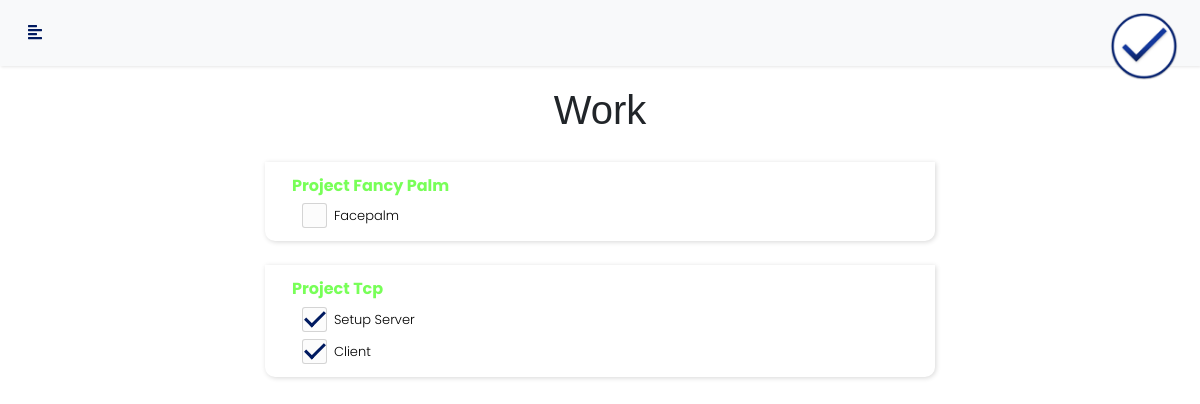
Screenshot of /c/Work/ with the database file from the repository.
### todo/models.py (models this page shows, shortened)
class Category(models.Model):
    category_name = models.CharField(max_length=32)
    color = models.CharField(max_length=7)
    def __str__(self):
        return self.category_name

class CheckList(models.Model):
    checklist_name = models.CharField(max_length=32)
    category = models.ForeignKey(Category, on_delete=models.CASCADE, default='')
    start_date = models.DateField(default=datetime.date.today)
    end_date = models.DateField(default=datetime.date.today)

class Item(models.Model):
    title = models.CharField(max_length=28)
    completed = models.BooleanField(default=False)
    checklist = models.ForeignKey(CheckList, on_delete=models.CASCADE)

### todo/views.py (the view)
# urls.py: path('c/<category_name>/', CheckListView.as_view(), name='checklist'),
class CheckListView(TemplateView):
    template_name = 'todo/checklist.html'
    def get_context_data(self, **kwargs):
        context = super().get_context_data(**kwargs)
        context['category'] = kwargs['category_name']
        context['checklists'] = models.CheckList.objects.filter(category__category_name__iexact=kwargs['category_name'])
        context['items'] = models.Item.objects.all()
        return context

### todo/context_processors.py (called while the page is built)
def foo(request):
    context = {'categories': models.Category.objects.all()}
    return context

### todo/templatetags/custon_tags.py (called while the page is built)
@register.filter
def is_checklist(items, checklist):
    return items.filter(checklist=checklist)

### templates/todo/checklist.html (shortened to what this page needs)
{% extends 'todo/template.html' %}
{% load custon_tags %}
{% load static %}
{% block content %}
    {% if checklists|length > 0 %}
        <div class="row d-flex flex-row justify-content-center nomargin" style="overflow: visible;">
        <div class="col-lg-7 col-md-8 col-xs-12 col-sm-12 maxwidth0">
            <div class="createwidths">
                <h1 align="center" style="padding: 8px">{{ category.title }}</h1>
            </div>
        </div>
        {% for checklist in checklists %}
            <div class="col-lg-7 col-md-8 col-xs-12 col-sm-12 maxwidth0">
                <div class="checklist createwidths">
                    <div class="checklistheader">
                        <p class="checklistcategorytext"
                           style="color: {{ checklist.category.color }};">{{ checklist.checklist_name }}</p>
                        <ul class="list-unstyled">
                            {% for item in items|is_checklist:checklist %}
                                <li class="list-items padding-5">
                                    <div class="checkboxFive">
                                        <label for="{{ item.title }}"
                                               style="margin-bottom: 1px; padding-left: 15px"></label>
                                        <p id="title"
                                           style="font-size: 13px; margin-left: 15px; color: black; display: inline;">{{ item.title }}</p>
                                    </div>
                                </li>
                            {% endfor %}
                        </ul>
                    </div>
                </div>
            </div>
        {% endfor %}
    {% else %}
        <h2 align="center">Category doesn't exist or there are no checklists</h2>
        <p align="center">add a checklist <a style="text-decoration: underline; color: -webkit-link"
                                             href="{% url 'todo:create' %}">here</a></p>
    {% endif %}
</div>
{% endblock %}

### static/css/sidebar.css (style rules this page uses)
p { font-family: 'Poppins', sans-serif; font-size: 1.1em; font-weight: 300; line-height: 1.7em; color: #999; }

### static/css/checklist.css (style rules this page uses)
.checklist { border-radius: 0 0 10px 10px; background-color: white; overflow: auto; margin: 12px auto; box-shadow: 1px 1px 5px rgba(0, 0, 0, 0.16); }
.maxwidth0 { max-width: 100% !important; }
.checklistcategorytext { padding-left: 15px; margin: 0; display: inline; font-weight: bold; font-size: 16px; color: #FFFF58; }
.checklistheader { min-height: 46px; overflow: auto; width: 100%; padding: 10px 12px; }
.checklist ul li { padding-left: 25px; font-size: 14px; font-weight: normal; line-height: 24px; }
.checklist ul { margin-bottom: 0; !important; }
@media (min-width: 768px) and (max-width: 1280px) { .checklist { width: 60fr; } }
@media (min-width: 768px) and (max-width: 1280px) { .createwidths { min-width: 240px; width: 100%; !important; } }

### static/css/style.css (style rules this page uses)
body { font-family: "Nirmala UI", 'helvetica'; !important; }
.nomargin { margin: 0; !important; }
.upperdiv h2, p { padding-top: 13px; }
.padding-5 { padding: 4px; }
.checkboxFive { width: 100%; position: relative; cursor: pointer; }
.checkboxFive label { cursor: pointer; position: absolute; width: 25px; height: 25px; top: 0; left: 0; background: #fcfcfc; border:1px solid rgba(0,0,0,0.16); border-radius: 3px; }
.checkboxFive label:after { opacity: 0; content: ''; position: absolute; width: 20px; height: 11px; background: transparent; top: 3px; left: 2px; border: 3px solid #001A60; border-top: none; border-right: none; transform: rotate(-45deg); }
.checkboxFive input[type=checkbox]:checked + label:after { opacity: 1; }

### rows the page displays
Category: title "Work"
CheckList: checklist_name "Project Fancy Palm"
Item: title "Facepalm"
CheckList: checklist_name "Project Tcp"
Item: title "Setup Server"
Item: title "Client"
